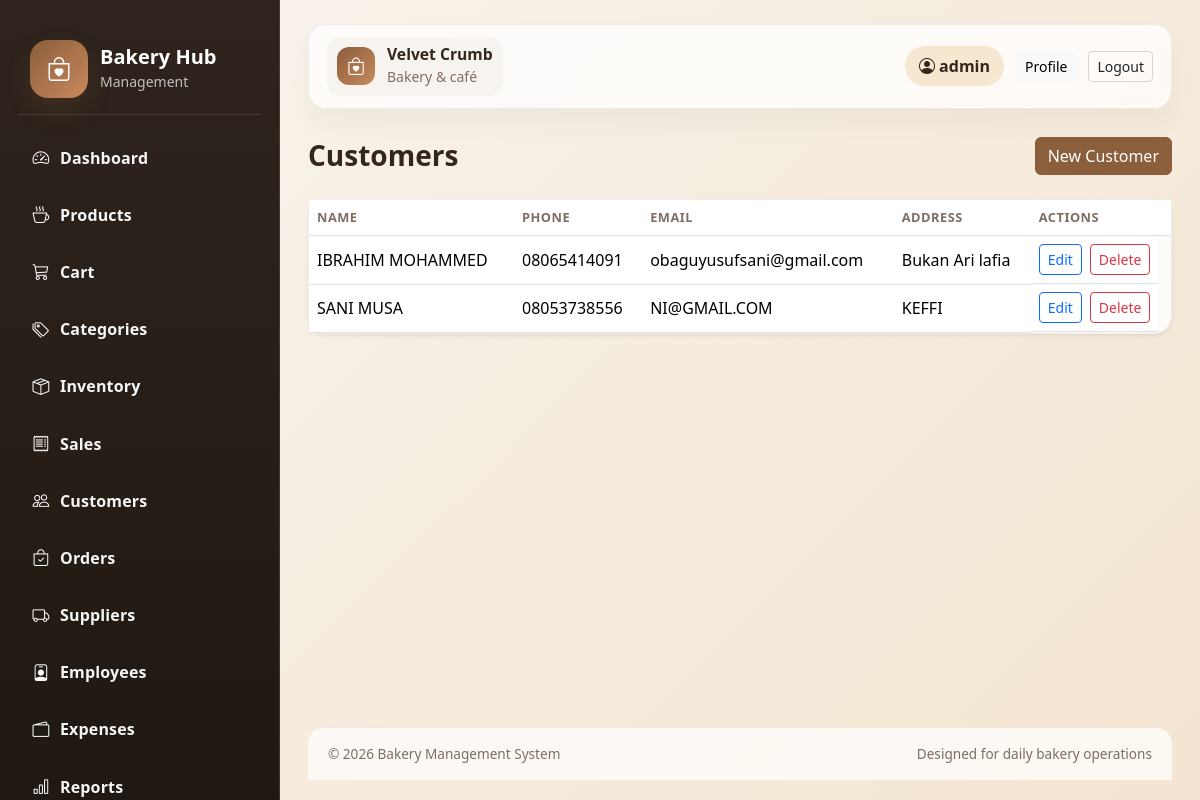
The page /customers/ (signed in) on the database its author committed.
### customers/models.py (models this page shows, shortened)
class Customer(models.Model):
    name = models.CharField(max_length=150)
    phone = models.CharField(max_length=30, blank=True)
    email = models.EmailField(blank=True, null=True)
    address = models.TextField(blank=True)
    created_at = models.DateTimeField(auto_now_add=True)
    class Meta:
        ordering = ('name',)

### customers/views.py (the view)
# urls.py: path('', views.customer_list, name='customer_list'),
@login_required
def customer_list(request):
    query = request.GET.get('q', '').strip()
    customers = Customer.objects.order_by('name')
    if query:
        customers = customers.filter(Q(name__icontains=query) | Q(phone__icontains=query) | Q(email__icontains=query))
    return render(request, 'customers/customer_list.html', {'customers': customers, 'query': query})

### templates/customers/customer_list.html (shortened to what this page needs)
{% extends 'base.html' %}
{% block content %}
<div class="d-flex justify-content-between align-items-center mb-4">
    <h3 class="page-title mb-0">Customers</h3>
    <a href="{% url 'customer_new' %}" class="btn btn-primary">New Customer</a>
</div>
<div class="card shadow-sm">
    <div class="card-body p-0">
        <div class="table-responsive">
            <table class="table mb-0 align-middle">
                <thead>
                    <tr>
                        <th>Name</th>
                        <th>Phone</th>
                        <th>Email</th>
                        <th>Address</th>
                        <th>Actions</th>
                    </tr>
                </thead>
                <tbody>
                    {% for customer in customers %}
                        <tr>
                            <td>{{ customer.name }}</td>
                            <td>{{ customer.phone|default:'-' }}</td>
                            <td>{{ customer.email|default:'-' }}</td>
                            <td>{{ customer.address|default:'-' }}</td>
                            <td class="table-action">
                                <a href="{% url 'customer_edit' customer.pk %}" class="btn btn-sm btn-outline-primary">Edit</a>
                                <a href="{% url 'customer_delete' customer.pk %}" class="btn btn-sm btn-outline-danger" onclick="return confirm('Delete this customer?')">Delete</a>
                            </td>
                        </tr>
                    {% empty %}
                        <tr><td colspan="5" class="empty-state">No customers found.</td></tr>
                    {% endfor %}
                </tbody>
            </table>
        </div>
    </div>
</div>
{% endblock %}

### templates/base.html (shortened to what this page needs)
{% load static %}
<!DOCTYPE html>
<html lang="en">
<head>
    <link href="https://cdn.jsdelivr.net/npm/bootstrap@5.3.3/dist/css/bootstrap.min.css" rel="stylesheet">
    <link href="https://cdn.jsdelivr.net/npm/bootstrap-icons@1.11.3/font/bootstrap-icons.min.css" rel="stylesheet">
    <link rel="stylesheet" href="{% static 'css/style.css' %}">
</head>
<body>
    <div class="app-shell">
        <aside class="sidebar">
            <div class="brand-box">
                <div class="brand-icon"><i class="bi bi-bag-heart"></i></div>
                <div>
                    <h5>Bakery Hub</h5>
                    <small>Management</small>
                </div>
            </div>
            <nav class="nav flex-column menu-list">
                <a class="nav-link" href="{% url 'dashboard:index' %}"><i class="bi bi-speedometer2"></i> Dashboard</a>
                <a class="nav-link" href="{% url 'product_list' %}"><i class="bi bi-cup-hot"></i> Products</a>
                <a class="nav-link" href="{% url 'cart' %}"><i class="bi bi-cart3"></i> Cart</a>
                <a class="nav-link" href="{% url 'category_list' %}"><i class="bi bi-tags"></i> Categories</a>
                <a class="nav-link" href="{% url 'inventory_list' %}"><i class="bi bi-box-seam"></i> Inventory</a>
                <a class="nav-link" href="{% url 'sales_list' %}"><i class="bi bi-receipt"></i> Sales</a>
                <a class="nav-link" href="{% url 'customer_list' %}"><i class="bi bi-people"></i> Customers</a>
                <a class="nav-link" href="{% url 'order_list' %}"><i class="bi bi-bag-check"></i> Orders</a>
                <a class="nav-link" href="{% url 'supplier_list' %}"><i class="bi bi-truck"></i> Suppliers</a>
                <a class="nav-link" href="{% url 'employee_list' %}"><i class="bi bi-person-badge"></i> Employees</a>
                <a class="nav-link" href="{% url 'expense_list' %}"><i class="bi bi-wallet2"></i> Expenses</a>
                <a class="nav-link" href="{% url 'report_dashboard' %}"><i class="bi bi-bar-chart"></i> Reports</a>
            </nav>
        </aside>
        <main class="main-content">
            <header class="topbar">
                <div class="topbar-left">
                    <div class="brand-mini">
                        <span class="brand-mini-mark"><i class="bi bi-bag-heart"></i></span>
                        <div>
                            <strong>Velvet Crumb</strong>
                            <small>Bakery & café</small>
                        </div>
                    </div>
                </div>
                <div class="topbar-right">
                    {% if user.is_authenticated %}
                        <span class="user-pill"><i class="bi bi-person-circle"></i> {{ user.get_full_name|default:user.username }}</span>
                        <a class="btn btn-light btn-sm" href="{% url 'accounts:profile' %}">Profile</a>
                        <a class="btn btn-outline-dark btn-sm" href="{% url 'accounts:logout' %}">Logout</a>
                    {% else %}
                        <a class="btn btn-bakery-secondary btn-sm" href="{% url 'accounts:register' %}">Create account</a>
                        <a class="btn btn-dark btn-sm" href="{% url 'accounts:login' %}">Login</a>
                    {% endif %}
                </div>
            </header>
            <div class="page-content">
                {% block content %}{% endblock %}
            </div>
            <footer class="app-footer">
                <div>© 2026 Bakery Management System</div>
                <div>Designed for daily bakery operations</div>
            </footer>
        </main>
    </div>
</body>
</html>

### static/css/style.css (style rules this page uses)
:root { --bg: #f7f1e8; --card: #fffdfa; --primary: #8b5e3c; --primary-soft: #c8895c; --secondary: #f1d1b5; --dark: #32261d; --muted: #7f6d63; --success: #3d8b5c; --danger: #c94d4d; --warning: #f5c76d; --border: rgba(77, 56, 42, 0.08); }
body { margin: 0; background: linear-gradient(135deg, #f8f4ee 0%, #f3e5d1 100%); color: var(--dark); font-family: 'Segoe UI', sans-serif; }
.brand-icon { display: flex; align-items: center; justify-content: center; width: 58px; height: 58px; border-radius: 18px; background: linear-gradient(135deg, var(--primary), var(--primary-soft)); color: white; font-size: 1.5rem; box-shadow: 0 12px 24px rgba(139, 94, 60, 0.2); }
.app-shell { display: flex; min-height: 100vh; width: 100%; }
.sidebar { width: 280px; background: linear-gradient(180deg, #2e241d 0%, #201812 100%); color: white; padding: 24px 18px; position: sticky; top: 0; height: 100vh; overflow-y: auto; overflow-x: hidden; border-right: 1px solid rgba(255,255,255,0.12); scrollbar-width: thin; scrollbar-color: rgba(255,255,255,0.35) transparent; }
.brand-box { display: flex; align-items: center; gap: 12px; padding: 16px 12px; margin-bottom: 18px; border-bottom: 1px solid rgba(255,255,255,0.12); }
.brand-box h5 { margin: 0; font-weight: 700; }
.brand-box small { color: rgba(255,255,255,0.7); }
.menu-list { gap: 4px; }
.menu-list .nav-link { color: #fff; border-radius: 12px; padding: 12px 14px; margin-bottom: 4px; display: flex; align-items: center; gap: 10px; transition: 0.2s ease; font-weight: 600; letter-spacing: 0.01em; opacity: 0.96; }
.menu-list .nav-link i { font-size: 1.05rem; width: 18px; text-align: center; opacity: 1; }
.main-content { flex: 1; display: flex; flex-direction: column; min-height: 100vh; padding: 24px 28px 20px; }
.topbar { display: flex; align-items: center; justify-content: space-between; margin-bottom: 28px; padding: 12px 18px; border-radius: 18px; background: rgba(255,255,255,0.75); border: 1px solid var(--border); box-shadow: 0 14px 28px rgba(21, 17, 13, 0.04); flex-shrink: 0; backdrop-filter: blur(10px); }
.topbar-left, .topbar-right { display: flex; align-items: center; gap: 12px; }
.brand-mini { display: flex; align-items: center; gap: 12px; padding: 8px 10px; border-radius: 14px; background: rgba(139, 94, 60, 0.05); }
.brand-mini-mark { width: 38px; height: 38px; display: flex; align-items: center; justify-content: center; background: linear-gradient(135deg, var(--primary), var(--primary-soft)); color: white; border-radius: 12px; font-size: 1.1rem; }
.brand-mini strong { display: block; color: var(--dark); font-size: 0.98rem; line-height: 1.2; }
.brand-mini small { color: var(--muted); }
.user-pill { background: #f8e7d0; color: var(--dark); border-radius: 999px; padding: 8px 14px; font-weight: 600; }
.page-content { display: block; flex: 1 1 auto; }
.app-footer { margin-top: 24px; padding: 16px 20px; border-top: 1px solid var(--border); background: rgba(255,255,255,0.7); border-radius: 16px 16px 0 0; display: flex; justify-content: space-between; align-items: center; gap: 12px; color: var(--muted); font-size: 0.85rem; flex-shrink: 0; }
.card { border: 1px solid var(--border); border-radius: 18px; background: rgba(255,255,255,0.8); }
.table th { font-size: 0.8rem; text-transform: uppercase; color: var(--muted); letter-spacing: 0.04em; }
.btn-primary { background: var(--primary); border-color: var(--primary); }
.btn-outline-dark { border-color: rgba(0,0,0,0.15); }
.page-title { font-weight: 700; margin-bottom: 18px; }
.table-action { display: inline-flex; gap: 8px; }

### rows shown on the page
Customer: name "IBRAHIM MOHAMMED", phone "08065414091", email "obaguyusufsani@gmail.com", address "Bukan Ari lafia"
Customer: name "SANI MUSA", phone "08053738556", email "NI@GMAIL.COM", address "KEFFI"

### other values the page prints
{{ user.get_full_name|default:user.username }} "admin"
